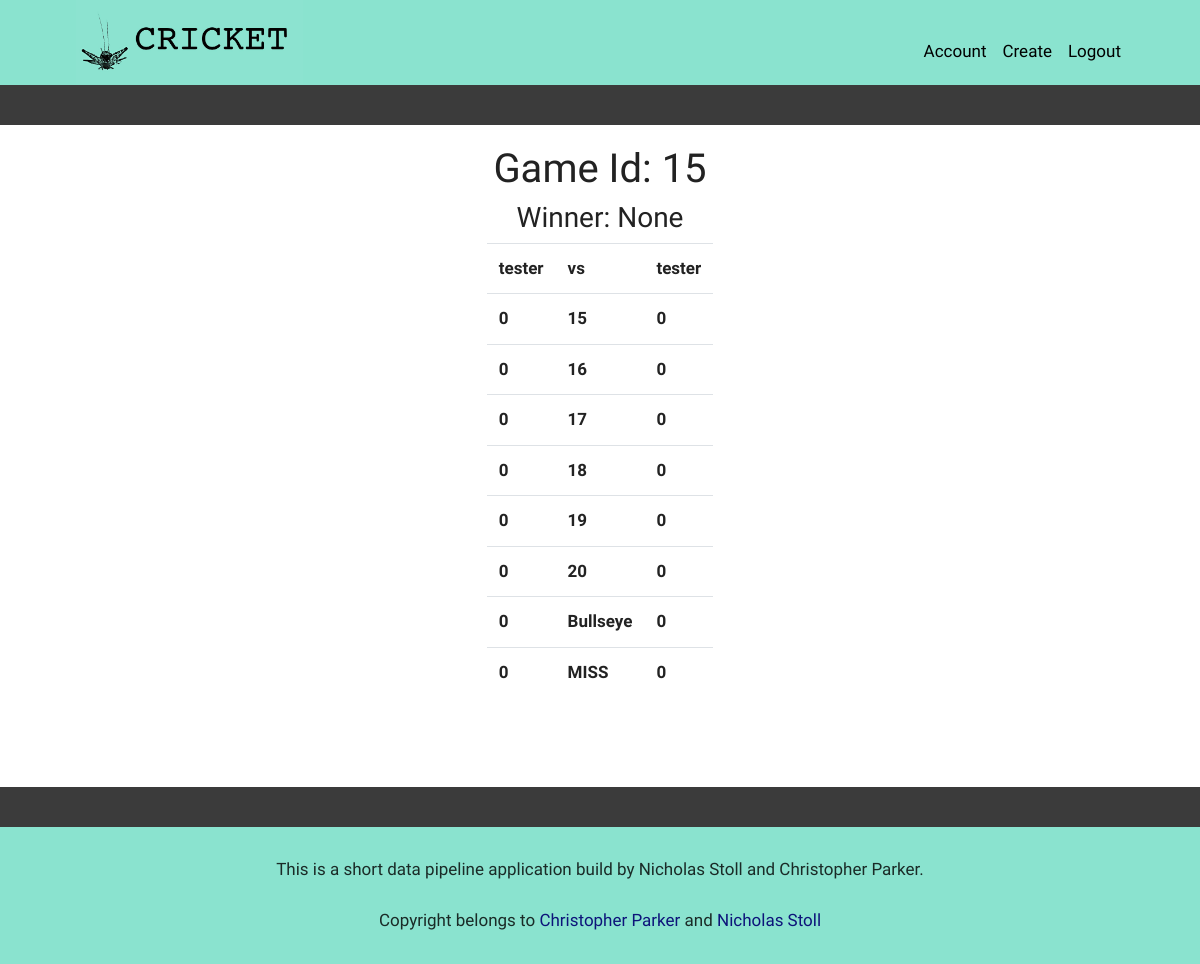
/game/review/15 (signed in), run on an earlier commit of the app's database.
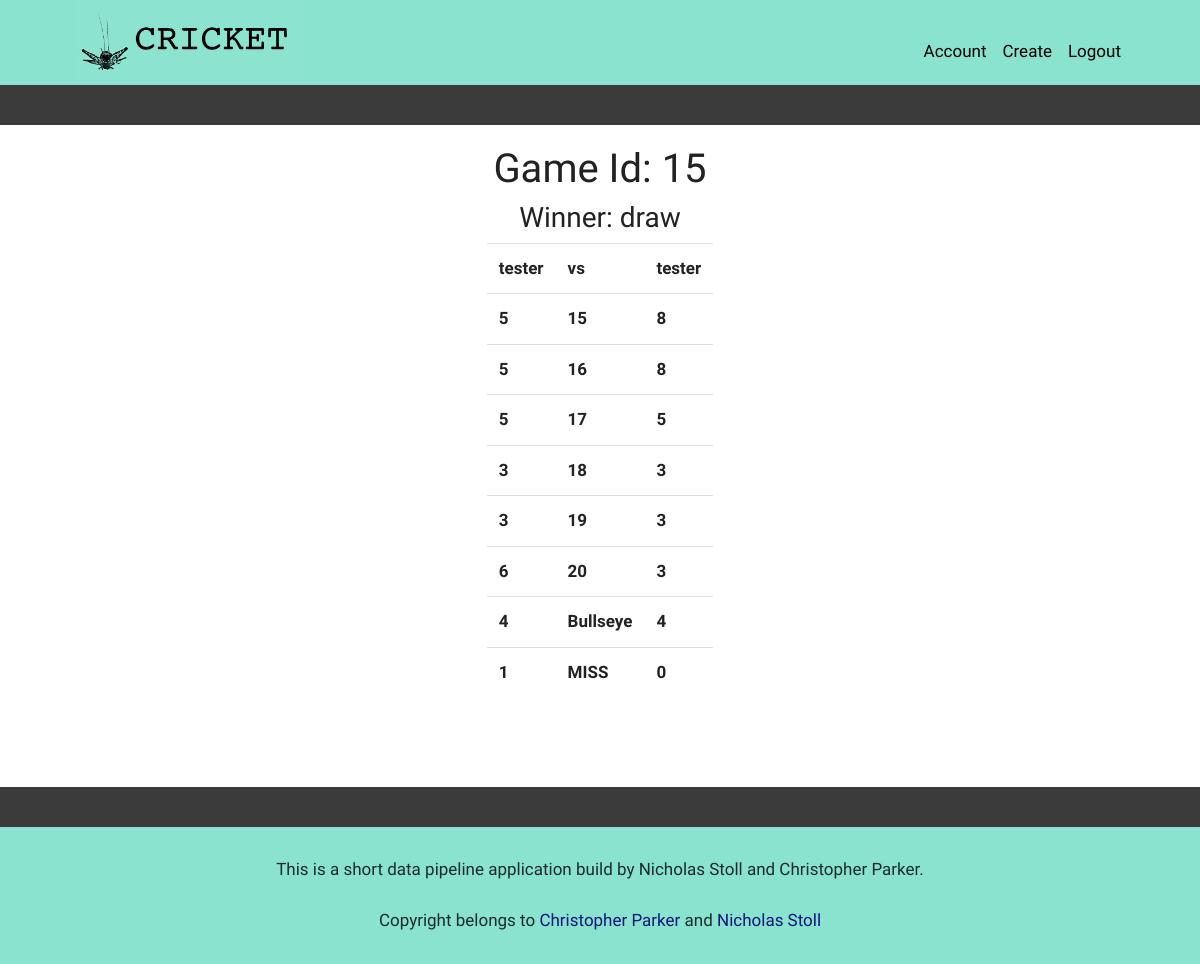
And on a later commit of the database.
### data/games.py (models this page shows)
class Game(Base):
    __tablename__ = "game"
    id = sqlalchemy.Column(sqlalchemy.Integer,autoincrement=True,primary_key=True,index=True,unique=True)
    latest_inning = sqlalchemy.Column(sqlalchemy.Integer, nullable = False, default=0)
    player_one_username = sqlalchemy.Column(sqlalchemy.Text(32), nullable= False) # Setup secondary key. Validation
    player_two_username = sqlalchemy.Column(sqlalchemy.Text(32), nullable = False) #Setup secondary Key. Validation
    game_over = sqlalchemy.Column(sqlalchemy.Boolean, nullable=False, default=False)
    winner_username = sqlalchemy.Column(sqlalchemy.Text(32)) # Setup secondary key. Should be pulled from game creation.
    loser_username = sqlalchemy.Column(sqlalchemy.Text(32)) # Setup secondary key. Should be pulled from game creation.
    innings = relationship("Inning", back_populates="game")

### data/innings.py (models this page shows)
class Inning(Base):
    __tablename__ = "inning"
    id = sqlalchemy.Column(sqlalchemy.Integer,primary_key=True,index=True)
    player_one_username = sqlalchemy.Column(sqlalchemy.Text(32), nullable =  False) # Set u p secondary key. Should be pulled from game creation.
    player_two_username = sqlalchemy.Column(sqlalchemy.Text(32), nullable = False) #Set u p secondary Key. Validation needed on creation.
    game_id = sqlalchemy.Column(sqlalchemy.Integer, sqlalchemy.ForeignKey("game.id"),  nullable = False)
    game_over = sqlalchemy.Column(sqlalchemy.Boolean, nullable=False, default=False)
    game = relationship("Game")
    player_one_score = sqlalchemy.Column(sqlalchemy.Integer,  nullable = False, default = 0)
    player_two_score = sqlalchemy.Column(sqlalchemy.Integer,  nullable = False, default = 0)
    scrubbed = sqlalchemy.Column(sqlalchemy.Boolean, default = False )
    player_turn = sqlalchemy.Column(sqlalchemy.Integer, nullable = False, default = 1)
    inning = sqlalchemy.Column(sqlalchemy.Integer,  nullable  = False, default=0) # needs updated in the game as progressed.
    dart_count = sqlalchemy.Column(sqlalchemy.Integer, nullable = False, default = 0)
    p1_fifteen = sqlalchemy.Column(sqlalchemy.Integer, nullable = False, default = 0)
    p1_sixteen = sqlalchemy.Column(sqlalchemy.Integer, nullable = False, default = 0)
    p1_seventeen = sqlalchemy.Column(sqlalchemy.Integer, nullable = False, default = 0)
    p1_eightteen = sqlalchemy.Column(sqlalchemy.Integer, nullable = False, default = 0)
    p1_nineteen = sqlalchemy.Column(sqlalchemy.Integer, nullable = False, default = 0)
    p1_twenty = sqlalchemy.Column(sqlalchemy.Integer, nullable = False, default = 0)
    p1_bullseye = sqlalchemy.Column(sqlalchemy.Integer, nullable = False, default = 0)
    p1_miss = sqlalchemy.Column(sqlalchemy.Integer, nullable = False, default = 0)
    p2_fifteen = sqlalchemy.Column(sqlalchemy.Integer, nullable = False, default = 0)
    p2_sixteen = sqlalchemy.Column(sqlalchemy.Integer, nullable = False, default = 0)
    p2_seventeen = sqlalchemy.Column(sqlalchemy.Integer, nullable = False, default = 0)
    p2_eightteen = sqlalchemy.Column(sqlalchemy.Integer, nullable = False, default = 0)
    p2_nineteen = sqlalchemy.Column(sqlalchemy.Integer, nullable = False, default = 0)
    p2_twenty = sqlalchemy.Column(sqlalchemy.Integer, nullable = False, default = 0)
    p2_bullseye = sqlalchemy.Column(sqlalchemy.Integer, nullable = False, default = 0)
    p2_miss = sqlalchemy.Column(sqlalchemy.Integer, nullable = False, default = 0)

### views/game_views.py (the view)
@blueprint.route('/game/review/<int:game_id>',methods=['GET','POST'])
def game_review(game_id: int):
    vm = PlayGameViewmodel(game_id)
    if not vm.game.id:
        return flask.abort(status=404)
    print(vm.game_id)
    if vm.username != vm.inning.player_one_username:
        resp = flask.redirect('/account')
        return resp
    return render_template('game/review.html', **vm.to_dict())

### data/__db_session.py (called while the page is built)
def create_session():
    global __session
    session: Session = __session()
    return session

### infrastructure/cookie_auth.py (called while the page is built)
def text_hasher(text: str):
    salted = 'blahblah' + text + 'moreblah'
    hashed = hashlib.sha512(salted.encode('utf-8')).hexdigest()
    return hashed

def check_cookie_auth_username(request: Request):
    if auth_cookie_name not in request.cookies:
        print("Cookie not in Request")
        return None
    username_cookie = request.cookies[auth_cookie_name]
    print(username_cookie)
    split_cookie = username_cookie.split(':')
    if len(split_cookie) != 2:
        print("Cookie not long enough")
        return None
    username = split_cookie[0]
    username_hash = split_cookie[1]
    hash_check = text_hasher(username)
    if username_hash != hash_check:
        print(f"username not valid")
        return None
    print(f"username is {username}")
    return username

### services/game_service.py (called while the page is built)
def find_game_by_id(game_id: int) -> Optional[Game]:
    session = db_session.create_session()
    try:
        game = session.query(Game).filter(Game.id == game_id).first()
        return game
    finally:
        session.close()

### services/inning_service.py (called while the page is built)
def find_inning_by_game(game_id: str) -> Optional[Inning]:
    session = db_session.create_session()
    try:
        return session.query(Inning).filter(Inning.game_id == game_id).order_by(Inning.game_id.desc()).first()
    finally:
        session.close()

### viewmodels/shared/viewmodelbase.py (called while the page is built)
    def to_dict(self):
        return self.__dict__

### templates/game/review.html (shortened to what this page needs)
{% extends "shared/_layout.html" %}
{% block main_content %}
<div class="game-container">
    <div class="topper">
        <h1> Game Id: {{ game.id }} </h1>
        <h3> Winner: {{ game.winner_username}} </h3>
    </div>
    <div class="table">
        <table class="review-table">
            <tr>
                <th>{{ inning.player_one_username }}</th>
                <th>vs</th>
                <th>{{ inning.player_two_username }}</th>
            </tr>
            <tr>
                <th>{{ inning.p1_fifteen }}</th>
                <th>15</th>
                <th>{{ inning.p2_fifteen }}</th>
            </tr>
            <tr>
                <th>{{ inning.p1_sixteen }}</th>
                <th>16</th>
                <th>{{ inning.p2_sixteen }}</th>
            </tr>
            <tr>
                <th>{{ inning.p1_seventeen }}</th>
                <th>17</th>
                <th>{{ inning.p2_seventeen }}</th>
            </tr>
            <tr>
                <th>{{ inning.p1_eightteen }}</th>
                <th>18</th>
                <th>{{ inning.p2_eightteen }}</th>
            </tr>
            <tr>
                <th>{{ inning.p1_nineteen }}</th>
                <th>19</th>
                <th>{{ inning.p2_nineteen }}</th>
            </tr>
            <tr>
                <th>{{ inning.p1_twenty }}</th>
                <th>20</th>
                <th>{{ inning.p2_twenty }}</th>
            </tr>
            <tr>
                <th>{{ inning.p1_bullseye }}</th>
                <th>Bullseye</th>
                <th>{{ inning.p2_bullseye }}</th>
            </tr>
            <tr>
                <th>{{ inning.p1_miss }}</th>
                <th>MISS</th>
                <th>{{ inning.p2_miss }}</th>
            </tr>
        </table>
    </div>
</div>
{% endblock %}
{% block additional_css %}
    <link rel="stylesheet" href="/static/css/site.css">
{% endblock %}

### templates/shared/_layout.html (shortened to what this page needs)
<!DOCTYPE html>
<html lang="en">
<head>
    <link rel="stylesheet"
          href="https://stackpath.bootstrapcdn.com/bootstrap/4.1.3/css/bootstrap.min.css"
>
    <link rel="stylesheet" href="/static/css/site.css"/>
    <link rel="stylesheet" href="/static/css/nav.css"/>
    {% block additional_css %}{% endblock %}
</head>
<body>
<nav class="navbar navbar-toggleable-md navbar-inverse bg-inverse navbar-expand-md">
    <a class="navbar-brand" href="/"><img src="/static/img/cricket_3_long.jpg"/></a>
    <div class="collapse navbar-collapse" id="navbarSupportedContent">
        <ul class="navbar-nav ml-auto">
            {% if username %}
                <li class="nav-item"><a class="nav-link" href="/account">Account</a></li>
                <li class="nav-item"><a class="nav-link" href="/game/create"> Create</a></li>
                <li class="nav-item"><a class="nav-link" href="/account/logout" id="last_nav_link">Logout</a></li>
            {% else %}
                <li class="nav-item"><a class="nav-link" href="/account/login">Login</a></li>
                <li class="nav-item"><a class="nav-link" href="/account/register" id="last_nav_link">Register</a></li>
            {% endif %}
        </ul>
    </div>
</nav>
<div class="main_content">
    {% block main_content %}{% endblock %}
</div>
<footer>
    <div class="copyright">
        This is a short data pipeline application build by Nicholas Stoll and Christopher Parker.<br>
        <br>
        Copyright belongs to <a href="https://github.com/is-PARKER"> Christopher Parker </a> and
        <a href="https://www.linkedin.com/in/nbstoll?lipi=urn%3Ali%3Apage%3Ad_flagship3_profile_view_base_contact_details%3BLuSv9T7dSYWsyRCY0ysQEQ%3D%3D">  Nicholas Stoll </a>
    </div>
</footer>
</body>
</html>

### static/css/site.css (style rules this page uses)
body { color: #222; margin: 0px; padding: 0px; font-family: Source Sans Pro, Helvetica, Arial, sans-serif; font-size: 17px; background-color: #000000c4; }
.main_content { background: #fff; margin: 0px; padding: 0px 0px 50px; }
.game-container { background: #fff; margin: 40px; padding: 20px 40px 0px; }
.game-container .topper { background: #fff; text-align: center; margin: auto; padding: 0px 0px 0px; }
.game-container .review-table { background: #fff; margin: auto; }
footer { margin-top: 40px; padding: 30px; text-align: center; background-color: #8ae3cf; color: #000000cf; }
footer a { color: #0d147a; }

### static/css/nav.css (style rules this page uses)
.navbar { border-radius: 0px; padding-bottom: 10px; }
.navbar-inverse .navbar-collapse, .navbar-inverse .navbar-form { border-color: #8ae3cf; color: #000000; }
.navbar-inverse { background-color: #8ae3cf; border-color: #8ae3cf; }
.navbar-inverse .navbar-brand, .navbar-inverse .navbar-nav > li > a { color: #000000; }
.navbar { margin-bottom: 0px; }
.navbar-brand img { height: 85px; margin-left: 60px; }
.navbar-nav li { margin-top: 20px; }
#last_nav_link { margin-right: 45px; }
nav { padding: 10px; font-size: 17px; color: #000000; height: 85px; background-color: #8ae3cf; }
nav > a { color: #000000; margin-right: 10px; }
#navbarSupportedContent { background-color: #8ae3cf; padding: 10px; }

What changed in the data, as far as the page shows it:
changed Game id 15: winner_username "None" → "draw"
changed Inning "tester": p1_fifteen "0" → "5"; p2_fifteen "0" → "8"; p1_sixteen "0" → "5"; p2_sixteen "0" → "8"; p1_seventeen "0" → "5"; p2_seventeen "0" → "5"; p1_eightteen "0" → "3"; p2_eightteen "0" → "3"; p1_nineteen "0" → "3"; p2_nineteen "0" → "3"; p1_twenty "0" → "6"; p2_twenty "0" → "3"; p1_bullseye "0" → "4"; p2_bullseye "0" → "4"; p1_miss "0" → "1"
